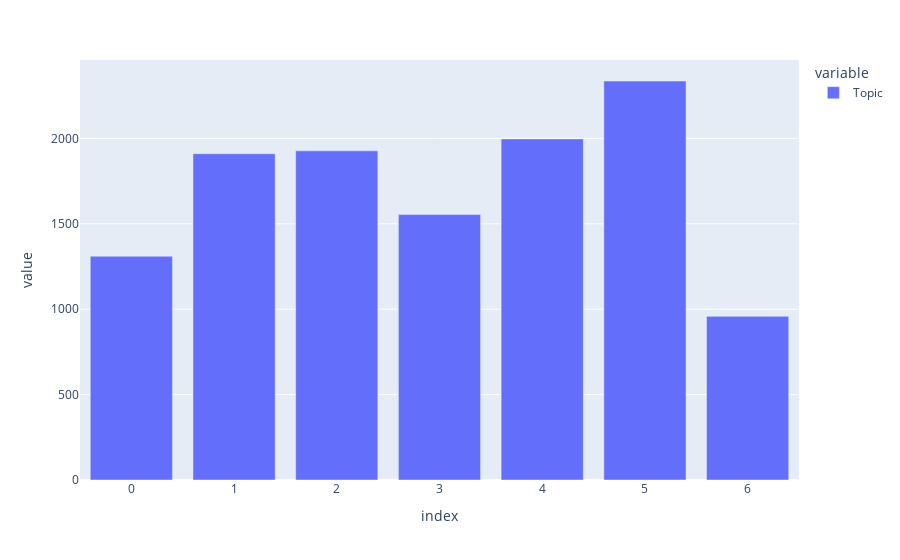

Notebook code cell kept with this figure:
### Code cell
px.bar(pd.DataFrame(npr['Topic'].value_counts().sort_values()))

### Figure 1 — Plotly figure (JSON) as saved in the notebook; plotly's stock layout.template omitted (floating-point values rounded to 4 significant figures)
{"data": [{"alignmentgroup": "True", "hovertemplate": "variable=Topic<br>index=%{x}<br>value=%{y}<extra></extra>", "legendgroup": "Topic", "marker": {"color": "#636efa", "pattern": {"shape": ""}}, "name": "Topic", "offsetgroup": "Topic", "orientation": "v", "showlegend": true, "textposition": "auto", "type": "bar", "x": [6, 0, 3, 1, 2, 4, 5], "xaxis": "x", "y": [958, 1310, 1554, 1910, 1927, 1997, 2336], "yaxis": "y"}], "layout": {"barmode": "relative", "legend": {"title": {"text": "variable"}, "tracegroupgap": 0}, "margin": {"t": 60}, "xaxis": {"anchor": "y", "domain": [0, 1], "title": {"text": "index"}}, "yaxis": {"anchor": "x", "domain": [0, 1], "title": {"text": "value"}}}}
